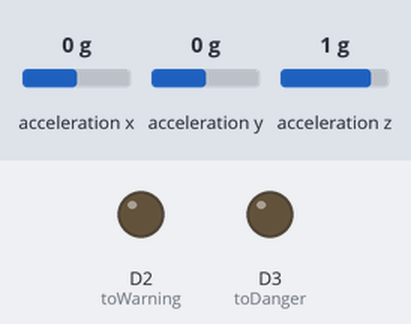
Simulated run of this sketch. Board: Arduino Nano 33 IoT. Parts: output pins drawn as LEDs (lit = HIGH). Dashed ring = blinking. Inputs (shaded band) come from the test bench; at power-on: acceleration y 0 g, acceleration x 0 g, acceleration z 1 g. Nothing arrives over Bluetooth unless stated.

Above: at 1.2 s.
1.3 s: acceleration y set to -1.4 g
At 2.1 s:
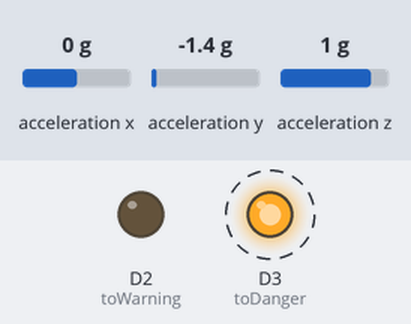
5.8 s: acceleration y set to 1.4 g
Timing chart, 0 to 14.8 s (numbered marks = the images above; inputs shaded):
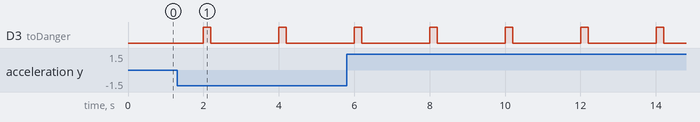

Measured:
- after the input at 1.3 s, D3 (toDanger): alternates HIGH for 0.20 s and LOW for 1.8 s, starting after 0.70 s

The sketch:

neck_posture_ble.ino
```cpp
#include <Arduino_LSM6DS3.h>
#include <ArduinoBLE.h>

BLEService smartNeckService("19B10000-E8F2-537E-4F6C-D104768A1214");
BLEUnsignedCharCharacteristic dataCharacteristic("19B10001-E8F2-537E-4F6C-D104768A1214", BLERead | BLENotify);

const int toWarning = 2;
const int toDanger = 3;

unsigned long lastTriggerTime = 0;
const long cooldown = 2000;

int pulsePin = -1;
unsigned long pulseEndTime = 0;

void setup() {
  Serial.begin(9600);

  if (!IMU.begin()) {
    while (1);
  }

  if (!BLE.begin()) {
    while (1);
  }

  BLE.setLocalName("SmartNeck");
  BLE.setAdvertisedService(smartNeckService);
  smartNeckService.addCharacteristic(dataCharacteristic);
  BLE.addService(smartNeckService);
  dataCharacteristic.writeValue(0);
  BLE.advertise();

  pinMode(toWarning, OUTPUT);
  pinMode(toDanger, OUTPUT);
  digitalWrite(toWarning, LOW);
  digitalWrite(toDanger, LOW);
}

void startPulse(int pin) {
  pulsePin = pin;
  digitalWrite(pin, HIGH);
  pulseEndTime = millis() + 200;
}

void loop() {
  BLE.poll();

  if (pulsePin >= 0 && millis() >= pulseEndTime) {
    digitalWrite(pulsePin, LOW);
    pulsePin = -1;
  }

  float x, y, z;
  if (IMU.accelerationAvailable()) {
    IMU.readAcceleration(x, y, z);
    float angle = asin(constrain(abs(y), 0.0, 1.0)) * 180.0 / PI;

    // 디버깅 시에만 활성화 — 9600 baud 출력이 BLE poll 주기를 지연시킴
    // Serial.print("Angle: ");
    // Serial.println(angle);

    if (angle >= 80) {
      if (millis() - lastTriggerTime > cooldown) {
        startPulse(toDanger);
        dataCharacteristic.writeValue(2);
        lastTriggerTime = millis();
      }
    } else if (angle >= 60) {
      if (millis() - lastTriggerTime > cooldown) {
        startPulse(toWarning);
        dataCharacteristic.writeValue(1);
        lastTriggerTime = millis();
      }
    } else {
      if (dataCharacteristic.value() != 0)
        dataCharacteristic.writeValue(0);
    }
  }
}
```
